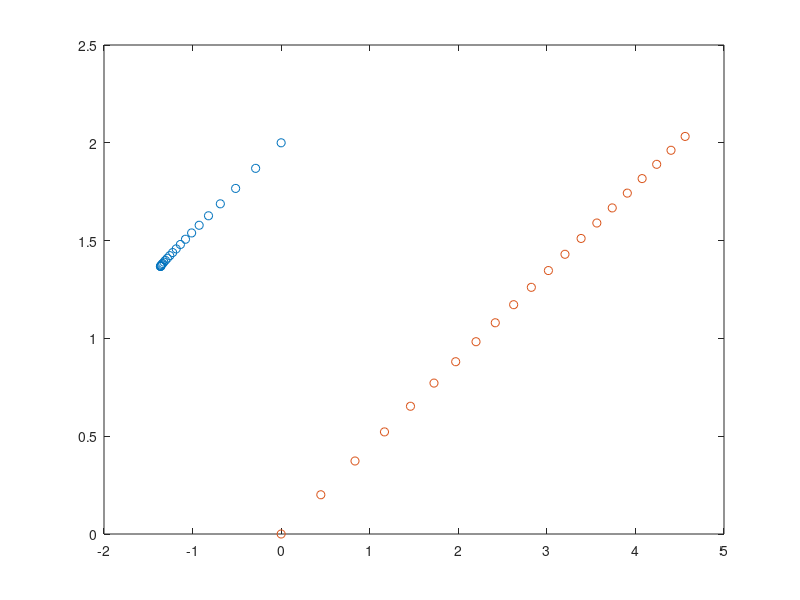
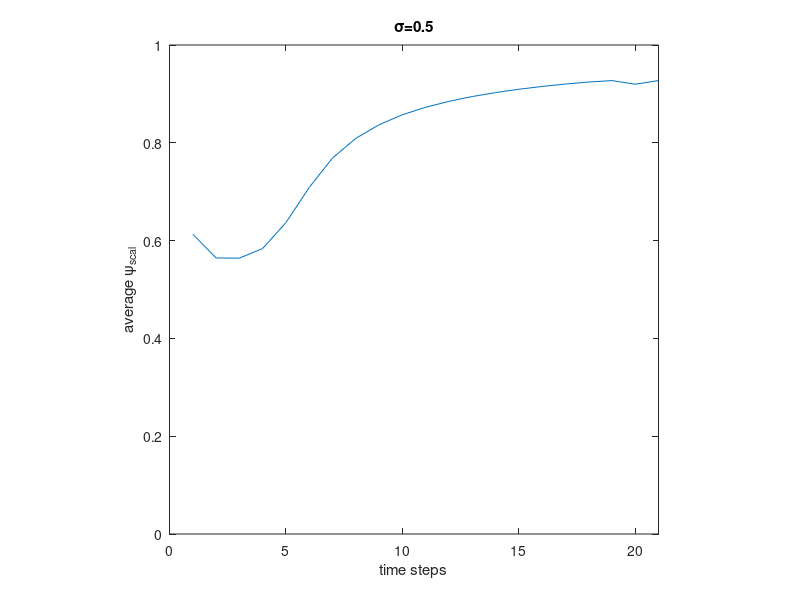

MATLAB code to generate these figures, in order:
close all;
N=2;
dt=0.5;
step=20;
K=1;
sigma=1.5;
beta=1;
avg=zeros(1,step+1);
for t=1:20
    p=zeros(2*N,step+1);
    v=zeros(2*N,step+1);
    a=zeros(2*N,step+1);
    scal=zeros(1,step+1);

    if N==2
        p(:,1)=[0; 2; 0; 0];
        v(:,1)=randi([-100,100],[4,1])/100;
    elseif N==3
        p(:,1)=[0; 2; -2/sqrt(3); 0; 2/sqrt(3); 0];
        v(:,1)=randi([-100,100],[6,1])/100;
    else
        p(:, 1)=[0; 2; -2/sqrt(3); 0; 2/sqrt(3); 0; 0; -2];
        v(:,1)=randi([-100,100],[8,1])/100;
    end

    for i=1:N
        for j=1:N
            if i~=j
                scal(1,1) = scal(1,1) + dot(v(2*i-1:2*i,1),v(2*j-1:2*j,1))/norm(v(2*i-1:2*i,1))/norm(v(2*j-1:2*j,1));
            end
        end
    end

    for i=1:step
        s=0;
        for j=1:N
            ta=zeros(2,1);
            for k=1:N
                if j~=k
                    rp=norm(p(2*j-1:2*j,i)-p(2*k-1:2*k,i));
                    ta=ta + K/(sigma^2+rp^2)^beta * (v(2*k-1:2*k,i)-v(2*j-1:2*j,i));
                end
            end
            a(2*j-1:2*j,i+1)=ta;
        end
        v(:,i+1)=v(:,i)+a(:,i+1)*dt;
        p(:,i+1)=p(:,i)+v(:,i)*dt+0.5*a(:,i+1)*dt^2;
        for m=1:N
            for n=1:N
                if m~=n
                    scal(1,i+1) = scal(1,i+1) + dot(v(2*m-1:2*m,i+1),v(2*n-1:2*n,i+1))/norm(v(2*m-1:2*m,i+1))/norm(v(2*n-1:2*n,i+1));
                end
            end
        end
    end
    scal = abs(scal/N/(N-1));
    avg=avg+scal;
end

h=figure;
plot(p(1,:),p(2,:),'o');
hold on;
if N==2
    plot(p(3,:),p(4,:),'o');
elseif N==3
    plot(p(3,:),p(4,:),'o');
    plot(p(5,:),p(6,:),'o');
else
    plot(p(3,:),p(4,:),'o');
    plot(p(5,:),p(6,:),'o');
    plot(p(7,:),p(8,:),'o');
end
hold off;

g=figure;
t=1:step+1;
plot(t,avg/20);
axis square;
axis([0 step+1 0 1])
xlabel('time steps')
ylabel('\psi_{scal}')
ylabel('average \psi_{scal}')
title('\sigma=0.5')